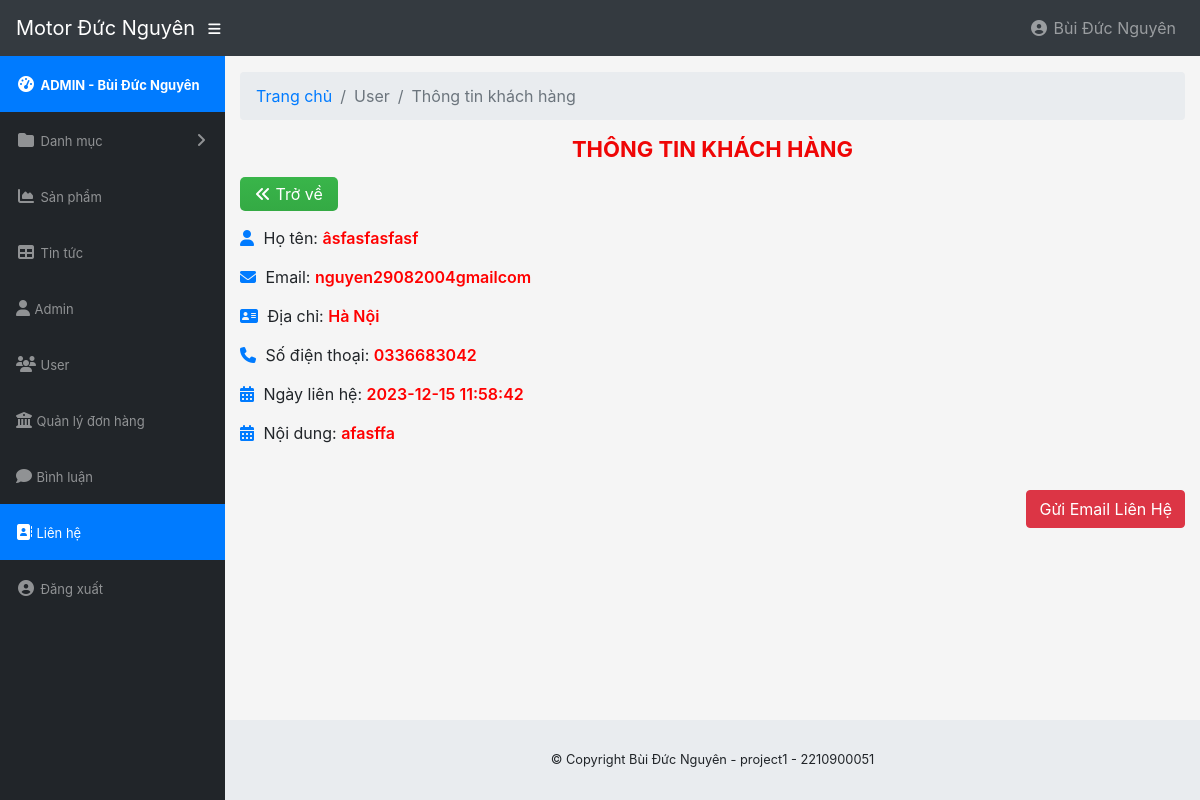
/admin/modules/contact/view.php?id=4 (signed in), run on the app's committed database.
### tables this page shows
CREATE TABLE `contact` (
  `id` int(11) NOT NULL,
  `name` varchar(100) DEFAULT NULL,
  `email` varchar(100) DEFAULT NULL,
  `phone` varchar(100) DEFAULT NULL,
  `address` varchar(100) DEFAULT NULL,
  `content` text DEFAULT NULL,
  `home` tinyint(4) DEFAULT 0,
  `created_at` timestamp NULL DEFAULT current_timestamp()
);

### libraries/Database.php (called while the page is built, shortened)
<?php
class Database
{
    public $link;
    public function __construct()
    {
        $this->link = mysqli_connect("localhost","root","","storemotor") or die ();
        mysqli_set_charset($this->link,"utf8");
    }
    public function fetchID($table , $id )
    {
        $sql = "SELECT * FROM {$table} WHERE id = $id ";
        $result = mysqli_query($this->link,$sql) or die("Lỗi  truy vấn fetchID " .mysqli_error($this->link));
        return mysqli_fetch_assoc($result);
    }
}
?>

### admin/autoload/autoload.php (called while the page is built, shortened)
<?php
require_once  __DIR__."/../../libraries/Database.php";
require_once __DIR__."/../../libraries/Function.php";
$db = new Database;
?>

### libraries/Function.php (called while the page is built, shortened)
<?php
function  getInput($string)
{
    return isset($_GET[$string]) ? $_GET[$string] : '';
}
?>

### admin/modules/contact/view.php (the view, shortened to what this page needs)
<?php
require_once __DIR__."/../../autoload/autoload.php";
$id = intval(getInput('id'));
$view_contact = $db->fetchID('contact', $id);
?>
<?php require_once __DIR__."/../../layouts/header.php"; ?>
    <div class="container-fluid">
        <ol class="breadcrumb">
            <li class="breadcrumb-item">
                <a href="#">Trang chủ</a>
            </li>
            <li class="breadcrumb-item active">User</li>
            <li class="breadcrumb-item active">Thông tin khách hàng</li>
        </ol>
        <div class="admin-title-top">
            <h1>Thông tin khách hàng</h1>
        </div>
        <div class="button-custom">
            <a class="btn-add" href="index.php"><i class="fa fa-angle-double-left"></i> Trở về</a>
        </div>
        <div class="info-user">
            <ul>
                <li>
                    <i class="fa fa-user"></i> Họ tên: <span><?php echo $view_contact['name'] ?></span>
                </li>
                <li>
                    <i class="fa fa-envelope"></i> Email: <span><?php echo $view_contact['email'] ?></span>
                </li>
                <li>
                    <i class="fa fa-address-card"></i> Địa chỉ: <span><?php echo $view_contact['address'] ?></span>
                </li>
                <li>
                    <i class="fa fa-phone"></i> Số điện thoại: <span><?php echo $view_contact['phone'] ?></span>
                </li>
                <li>
                    <i class="fa fa-calendar"></i> Ngày liên hệ: <span><?php echo $view_contact['created_at'] ?></span>
                </li>
                <li>
                    <i class="fa fa-calendar"></i> Nội dung: <span><?php echo $view_contact['content'] ?></span>
                </li>
            </ul>
        </div>
        <div class="sent-email pull-left">
            <a class="btn btn-danger" href="https://mail.google.com/mail/u/0/?tab=rm&ogbl#inbox" style="margin: 30px 0px; float: right;">Gửi Email Liên Hệ</a>
        </div>
    </div>
<?php require_once __DIR__."/../../layouts/footer.php"; ?>

### public/admin/css/style-admin.css (style rules this page uses)
li { list-style: none; }
a, a:hover { text-decoration: none; }
.admin-title-top h1 { text-align: center; font-size: 22px; text-transform: uppercase; font-weight: bold; color: #ef0606; }
.button-custom { margin: 20px 0px; }
.button-custom a { background-color: #39b54a !important; background: linear-gradient(180deg, #39b54a, #34aa44) !important; border-color: #35a745; color: #fff; padding: 7px 15px; border-radius: 5px; }
.info-user ul li i { margin-right: 5px; color: #007bff; }
.info-user ul li span { color: red; font-weight: 600; }
.info-user ul { margin: 0; padding: 0; }
.info-user ul li { margin-bottom: 15px; }

### data on the page
contact: name "âsfasfasfasf", email "nguyen29082004gmailcom", address "Hà Nội", phone "0336683042", created_at "2023-12-15 11:58:42", content "afasffa"

### other printed values
$_SESSION['admin_name'] "Bùi Đức Nguyên"
